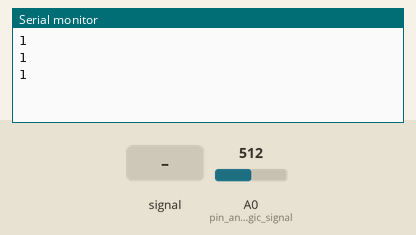
This sketch was run on a simulated Arduino Uno, built with avr-gcc and run on an emulated ATmega328P. On the bench: the last lines printed to the serial monitor. The test bench sets the inputs (shaded band); at power-on: A0 (pin_analogic_signal) = 512.

Above: at 1.3 s.
1.4 s: A0 (pin_analogic_signal) fed a 200 Hz sine of ±460 counts around its level
At 1.9 s:
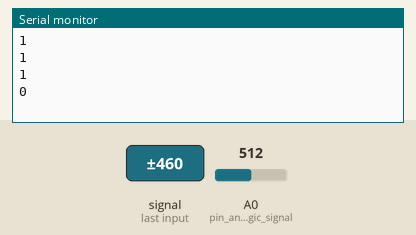
2.9 s: A0 (pin_analogic_signal) set to 390
At 3.4 s:
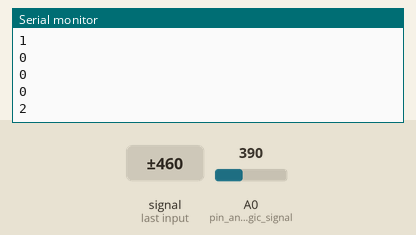
Timing chart, 0 to 5.9 s (numbered marks = the images above; inputs shaded):
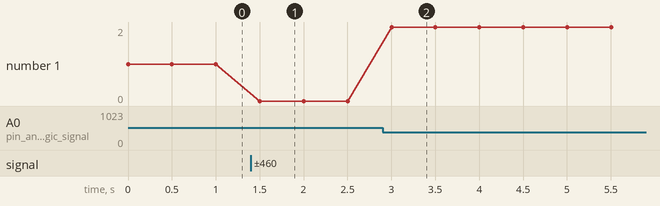

The sketch:

moisture_reader.ino
```cpp
#define pin_analogic_signal A0

const int just_dry = 0;
const int moderate_humidity = 1;
const int moist_soil = 2;

int value_analogic;

void setup() {
  Serial.begin(115200);
  pinMode(pin_analogic_signal, INPUT);
}

void loop() {
  value_analogic = analogRead(pin_analogic_signal);

  if (value_analogic > 0 && value_analogic < 400)
  {
    Serial.println(moist_soil);
  }

  if (value_analogic > 400 && value_analogic < 800)
  {
    Serial.println(moderate_humidity);
  }

  if (value_analogic > 800 && value_analogic < 1024)
  {
    Serial.println(just_dry);
  }

  delay(500);
}
```

Measured:
- after the input at 1.4 s, the serial monitor: prints a new line after 0.10 s (image 1)
- plotted number 1: 1 → 0 after the input at 1.4 s
